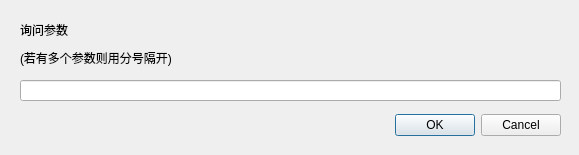
<?xml version="1.0" encoding="UTF-8"?>
<ui version="4.0">
 <class>Dialog</class>
 <widget class="QDialog" name="Dialog">
  <property name="geometry">
   <rect>
    <x>0</x>
    <y>0</y>
    <width>579</width>
    <height>155</height>
   </rect>
  </property>
  <property name="windowTitle">
   <string>输入参数</string>
  </property>
  <widget class="QDialogButtonBox" name="buttonBox">
   <property name="geometry">
    <rect>
     <x>380</x>
     <y>110</y>
     <width>181</width>
     <height>30</height>
    </rect>
   </property>
   <property name="orientation">
    <enum>Qt::Horizontal</enum>
   </property>
   <property name="standardButtons">
    <set>QDialogButtonBox::Cancel|QDialogButtonBox::Ok</set>
   </property>
  </widget>
  <widget class="QLabel" name="warning_label">
   <property name="geometry">
    <rect>
     <x>20</x>
     <y>50</y>
     <width>541</width>
     <height>16</height>
    </rect>
   </property>
   <property name="text">
    <string>(若有多个参数则用分号隔开)</string>
   </property>
  </widget>
  <widget class="QLineEdit" name="lineEdit">
   <property name="geometry">
    <rect>
     <x>20</x>
     <y>80</y>
     <width>541</width>
     <height>21</height>
    </rect>
   </property>
  </widget>
  <widget class="QLabel" name="param_label">
   <property name="geometry">
    <rect>
     <x>20</x>
     <y>20</y>
     <width>541</width>
     <height>20</height>
    </rect>
   </property>
   <property name="text">
    <string>询问参数</string>
   </property>
  </widget>
 </widget>
 <resources/>
 <connections>
  <connection>
   <sender>buttonBox</sender>
   <signal>accepted()</signal>
   <receiver>Dialog</receiver>
   <slot>accept()</slot>
   <hints>
    <hint type="sourcelabel">
     <x>260</x>
     <y>134</y>
    </hint>
    <hint type="destinationlabel">
     <x>157</x>
     <y>164</y>
    </hint>
   </hints>
  </connection>
  <connection>
   <sender>buttonBox</sender>
   <signal>rejected()</signal>
   <receiver>Dialog</receiver>
   <slot>reject()</slot>
   <hints>
    <hint type="sourcelabel">
     <x>260</x>
     <y>140</y>
    </hint>
    <hint type="destinationlabel">
     <x>280</x>
     <y>164</y>
    </hint>
   </hints>
  </connection>
 </connections>
</ui>
